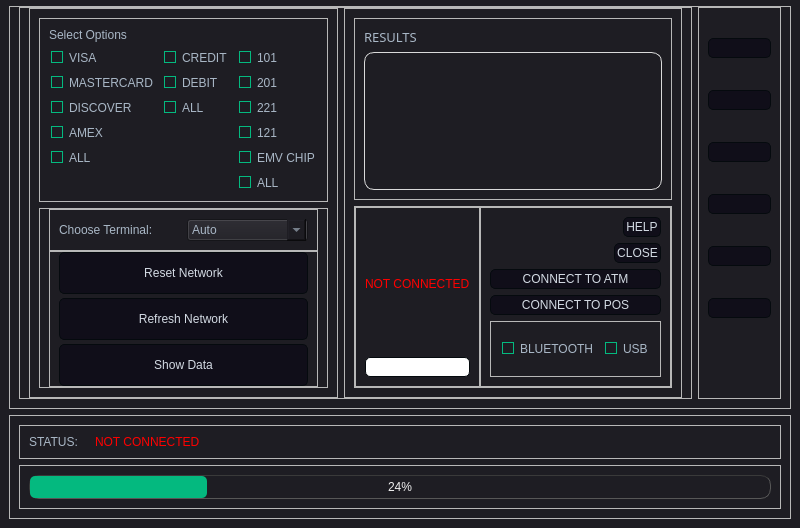
<?xml version="1.0" encoding="UTF-8"?>
<ui version="4.0">
 <class>MainWindow</class>
 <widget class="QMainWindow" name="MainWindow">
  <property name="geometry">
   <rect>
    <x>0</x>
    <y>0</y>
    <width>800</width>
    <height>526</height>
   </rect>
  </property>
  <property name="windowTitle">
   <string>BETA GSM RECIEVER ATM NETWORK 1.1</string>
  </property>
  <property name="styleSheet">
   <string notr="true">
QMainWindow {
	background-color:#1e1d23;
}
QDialog {
	background-color:#1e1d23;
}
QColorDialog {
	background-color:#1e1d23;
}
QTextEdit {
	background-color:#1e1d23;
	color: #a9b7c6;
}
QPlainTextEdit {
	selection-background-color:#007b50;
	background-color:#1e1d23;
	border-style: solid;
	border-top-color: transparent;
	border-right-color: transparent;
	border-left-color: transparent;
	border-bottom-color: transparent;
	border-width: 1px;
	color: #a9b7c6;
}
QPushButton{
	border-style: solid;
	border-top-color: transparent;
	border-right-color: transparent;
	border-left-color: transparent;
	border-bottom-color: transparent;
	border-width: 1px;
	border-style: solid;
	color: #a9b7c6;
	padding: 2px;
	background-color: #1e1d23;
}
QPushButton::default{
	border-style: inset;
	border-top-color: transparent;
	border-right-color: transparent;
	border-left-color: transparent;
	border-bottom-color: #04b97f;
	border-width: 1px;
	color: #a9b7c6;
	padding: 2px;
	background-color: #1e1d23;
}
QToolButton {
	border-style: solid;
	border-top-color: transparent;
	border-right-color: transparent;
	border-left-color: transparent;
	border-bottom-color: #04b97f;
	border-bottom-width: 1px;
	border-style: solid;
	color: #a9b7c6;
	padding: 2px;
	background-color: #1e1d23;
}
QToolButton:hover{
	border-style: solid;
	border-top-color: transparent;
	border-right-color: transparent;
	border-left-color: transparent;
	border-bottom-color: #37efba;
	border-bottom-width: 2px;
	border-style: solid;
	color: #FFFFFF;
	padding-bottom: 1px;
	background-color: #1e1d23;
}
QPushButton:hover{
	border-style: solid;
	border-top-color: transparent;
	border-right-color: transparent;
	border-left-color: transparent;
	border-bottom-color: #37efba;
	border-bottom-width: 1px;
	border-style: solid;
	color: #FFFFFF;
	padding-bottom: 2px;
	background-color: #1e1d23;
}
QPushButton:pressed{
	border-style: solid;
	border-top-color: transparent;
	border-right-color: transparent;
	border-left-color: transparent;
	border-bottom-color: #37efba;
	border-bottom-width: 2px;
	border-style: solid;
	color: #37efba;
	padding-bottom: 1px;
	background-color: #1e1d23;
}
QPushButton:disabled{
	border-style: solid;
	border-top-color: transparent;
	border-right-color: transparent;
	border-left-color: transparent;
	border-bottom-color: #808086;
	border-bottom-width: 2px;
	border-style: solid;
	color: #808086;
	padding-bottom: 1px;
	background-color: #1e1d23;
}
QLineEdit {
	border-width: 1px; border-radius: 4px;
	border-color: rgb(58, 58, 58);
	border-style: inset;
	padding: 0 8px;
	color: #a9b7c6;
	background:#1e1d23;
	selection-background-color:#007b50;
	selection-color: #FFFFFF;
}
QLabel {
	color: #a9b7c6;
}
QLCDNumber {
	color: #37e6b4;
}
QProgressBar {
	text-align: center;
	color: rgb(240, 240, 240);
	border-width: 1px; 
	border-radius: 10px;
	border-color: rgb(58, 58, 58);
	border-style: inset;
	background-color:#1e1d23;
}
QProgressBar::chunk {
	background-color: #04b97f;
	border-radius: 5px;
}
QMenuBar {
	background-color: #1e1d23;
}
QMenuBar::item {
	color: #a9b7c6;
  	spacing: 3px;
  	padding: 1px 4px;
  	background: #1e1d23;
}

QMenuBar::item:selected {
  	background:#1e1d23;
	color: #FFFFFF;
}
QMenu::item:selected {
	border-style: solid;
	border-top-color: transparent;
	border-right-color: transparent;
	border-left-color: #04b97f;
	border-bottom-color: transparent;
	border-left-width: 2px;
	color: #FFFFFF;
	padding-left:15px;
	padding-top:4px;
	padding-bottom:4px;
	padding-right:7px;
	background-color: #1e1d23;
}
QMenu::item {
	border-style: solid;
	border-top-color: transparent;
	border-right-color: transparent;
	border-left-color: transparent;
	border-bottom-color: transparent;
	border-bottom-width: 1px;
	border-style: solid;
	color: #a9b7c6;
	padding-left:17px;
	padding-top:4px;
	padding-bottom:4px;
	padding-right:7px;
	background-color: #1e1d23;
}
QMenu{
	background-color:#1e1d23;
}
QTabWidget {
	color:rgb(0,0,0);
	background-color:#1e1d23;
}
QTabWidget::pane {
		border-color: rgb(77,77,77);
		background-color:#1e1d23;
		border-style: solid;
		border-width: 1px;
    	border-radius: 6px;
}
QTabBar::tab {
	border-style: solid;
	border-top-color: transparent;
	border-right-color: transparent;
	border-left-color: transparent;
	border-bottom-color: transparent;
	border-bottom-width: 1px;
	border-style: solid;
	color: #808086;
	padding: 3px;
	margin-left:3px;
	background-color: #1e1d23;
}
QTabBar::tab:selected, QTabBar::tab:last:selected, QTabBar::tab:hover {
  	border-style: solid;
	border-top-color: transparent;
	border-right-color: transparent;
	border-left-color: transparent;
	border-bottom-color: #04b97f;
	border-bottom-width: 2px;
	border-style: solid;
	color: #FFFFFF;
	padding-left: 3px;
	padding-bottom: 2px;
	margin-left:3px;
	background-color: #1e1d23;
}

QCheckBox {
	color: #a9b7c6;
	padding: 2px;
}
QCheckBox:disabled {
	color: #808086;
	padding: 2px;
}

QCheckBox:hover {
	border-radius:4px;
	border-style:solid;
	padding-left: 1px;
	padding-right: 1px;
	padding-bottom: 1px;
	padding-top: 1px;
	border-width:1px;
	border-color: rgb(87, 97, 106);
	background-color:#1e1d23;
}
QCheckBox::indicator:checked {

	height: 10px;
	width: 10px;
	border-style:solid;
	border-width: 1px;
	border-color: #04b97f;
	color: #a9b7c6;
	background-color: #04b97f;
}
QCheckBox::indicator:unchecked {

	height: 10px;
	width: 10px;
	border-style:solid;
	border-width: 1px;
	border-color: #04b97f;
	color: #a9b7c6;
	background-color: transparent;
}
QRadioButton {
	color: #a9b7c6;
	background-color: #1e1d23;
	padding: 1px;
}
QRadioButton::indicator:checked {
	height: 10px;
	width: 10px;
	border-style:solid;
	border-radius:5px;
	border-width: 1px;
	border-color: #04b97f;
	color: #a9b7c6;
	background-color: #04b97f;
}
QRadioButton::indicator:!checked {
	height: 10px;
	width: 10px;
	border-style:solid;
	border-radius:5px;
	border-width: 1px;
	border-color: #04b97f;
	color: #a9b7c6;
	background-color: transparent;
}
QStatusBar {
	color:#027f7f;
}
QSpinBox {
	color: #a9b7c6;	
	background-color: #1e1d23;
}
QDoubleSpinBox {
	color: #a9b7c6;	
	background-color: #1e1d23;
}
QTimeEdit {
	color: #a9b7c6;	
	background-color: #1e1d23;
}
QDateTimeEdit {
	color: #a9b7c6;	
	background-color: #1e1d23;
}
QDateEdit {
	color: #a9b7c6;	
	background-color: #1e1d23;
}
QComboBox {
	color: #a9b7c6;	
	background: #1e1d23;
}
QComboBox:editable {
	background: #1e1d23;
	color: #a9b7c6;
	selection-background-color: #1e1d23;
}
QComboBox QAbstractItemView {
	color: #a9b7c6;	
	background: #1e1d23;
	selection-color: #FFFFFF;
	selection-background-color: #1e1d23;
}
QComboBox:!editable:on, QComboBox::drop-down:editable:on {
	color: #a9b7c6;	
	background: #1e1d23;
}
QFontComboBox {
	color: #a9b7c6;	
	background-color: #1e1d23;
}
QToolBox {
	color: #a9b7c6;
	background-color: #1e1d23;
}
QToolBox::tab {
	color: #a9b7c6;
	background-color: #1e1d23;
}
QToolBox::tab:selected {
	color: #FFFFFF;
	background-color: #1e1d23;
}
QScrollArea {
	color: #FFFFFF;
	background-color: #1e1d23;
}
QSlider::groove:horizontal {
	height: 5px;
	background: #04b97f;
}
QSlider::groove:vertical {
	width: 5px;
	background: #04b97f;
}
QSlider::handle:horizontal {
	background: qlineargradient(x1:0, y1:0, x2:1, y2:1, stop:0 #b4b4b4, stop:1 #8f8f8f);
	border: 1px solid #5c5c5c;
	width: 14px;
	margin: -5px 0;
	border-radius: 7px;
}
QSlider::handle:vertical {
	background: qlineargradient(x1:1, y1:1, x2:0, y2:0, stop:0 #b4b4b4, stop:1 #8f8f8f);
	border: 1px solid #5c5c5c;
	height: 14px;
	margin: 0 -5px;
	border-radius: 7px;
}
QSlider::add-page:horizontal {
    background: white;
}
QSlider::add-page:vertical {
    background: white;
}
QSlider::sub-page:horizontal {
    background: #04b97f;
}
QSlider::sub-page:vertical {
    background: #04b97f;
}


QPushButton{
	border-style: solid;
	border-color: #050a0e;
	border-width: 1px;
	border-radius: 5px;
	color: #d3dae3;
	padding: 2px;
	background-color: #100E19;
}
QPushButton::default{
	border-style: solid;
	border-color: #050a0e;
	border-width: 1px;
	border-radius: 5px;
	color: #FFFFFF;
	padding: 2px;
	background-color: #151a1e;
}
QPushButton:hover{
	border-style: solid;
	border-top-color: qlineargradient(spread:pad, x1:0, y1:1, x2:1, y2:1, stop:0 #C0DB50, stop:0.4 #C0DB50, stop:0.5 #100E19, stop:1 #100E19);
    border-bottom-color: qlineargradient(spread:pad, x1:0, y1:1, x2:1, y2:1, stop:0 #100E19, stop:0.5 #100E19, stop:0.6 #C0DB50, stop:1 #C0DB50);
    border-left-color: qlineargradient(spread:pad, x1:0, y1:0, x2:0, y2:1, stop:0 #C0DB50, stop:0.3 #C0DB50, stop:0.7 #100E19, stop:1 #100E19);
    border-right-color: qlineargradient(spread:pad, x1:0, y1:1, x2:0, y2:0, stop:0 #C0DB50, stop:0.3 #C0DB50, stop:0.7 #100E19, stop:1 #100E19);
	border-width: 2px;
    border-radius: 1px;
	color: #d3dae3;
	padding: 2px;
}
QPushButton:pressed{
	border-style: solid;
	border-top-color: qlineargradient(spread:pad, x1:0, y1:1, x2:1, y2:1, stop:0 #d33af1, stop:0.4 #d33af1, stop:0.5 #100E19, stop:1 #100E19);
    border-bottom-color: qlineargradient(spread:pad, x1:0, y1:1, x2:1, y2:1, stop:0 #100E19, stop:0.5 #100E19, stop:0.6 #d33af1, stop:1 #d33af1);
    border-left-color: qlineargradient(spread:pad, x1:0, y1:0, x2:0, y2:1, stop:0 #d33af1, stop:0.3 #d33af1, stop:0.7 #100E19, stop:1 #100E19);
    border-right-color: qlineargradient(spread:pad, x1:0, y1:1, x2:0, y2:0, stop:0 #d33af1, stop:0.3 #d33af1, stop:0.7 #100E19, stop:1 #100E19);
	border-width: 2px;
    border-radius: 1px;
	color: #d3dae3;
	padding: 2px;
}</string>
  </property>
  <widget class="QWidget" name="centralwidget">
   <property name="styleSheet">
    <string notr="true"/>
   </property>
   <layout class="QVBoxLayout" name="verticalLayout" stretch="0,5,1">
    <property name="topMargin">
     <number>0</number>
    </property>
    <item>
     <widget class="QFrame" name="frame">
      <property name="frameShape">
       <enum>QFrame::StyledPanel</enum>
      </property>
      <property name="frameShadow">
       <enum>QFrame::Raised</enum>
      </property>
     </widget>
    </item>
    <item>
     <widget class="QFrame" name="frame_2">
      <property name="frameShape">
       <enum>QFrame::StyledPanel</enum>
      </property>
      <property name="frameShadow">
       <enum>QFrame::Raised</enum>
      </property>
      <layout class="QHBoxLayout" name="horizontalLayout_2" stretch="4,1">
       <property name="topMargin">
        <number>0</number>
       </property>
       <item>
        <widget class="QFrame" name="frame_6">
         <property name="frameShape">
          <enum>QFrame::StyledPanel</enum>
         </property>
         <property name="frameShadow">
          <enum>QFrame::Raised</enum>
         </property>
         <layout class="QHBoxLayout" name="horizontalLayout_3" stretch="1,1">
          <property name="topMargin">
           <number>0</number>
          </property>
          <property name="bottomMargin">
           <number>0</number>
          </property>
          <item>
           <widget class="QFrame" name="frame_8">
            <property name="frameShape">
             <enum>QFrame::StyledPanel</enum>
            </property>
            <property name="frameShadow">
             <enum>QFrame::Raised</enum>
            </property>
            <layout class="QVBoxLayout" name="verticalLayout_8">
             <item>
              <widget class="QFrame" name="frame_15">
               <property name="frameShape">
                <enum>QFrame::StyledPanel</enum>
               </property>
               <property name="frameShadow">
                <enum>QFrame::Raised</enum>
               </property>
               <layout class="QGridLayout" name="gridLayout">
                <item row="2" column="0">
                 <widget class="QCheckBox" name="masterCardCheckBox">
                  <property name="text">
                   <string>MASTERCARD</string>
                  </property>
                 </widget>
                </item>
                <item row="1" column="2">
                 <widget class="QCheckBox" name="checkBox101">
                  <property name="text">
                   <string>101</string>
                  </property>
                 </widget>
                </item>
                <item row="1" column="0">
                 <widget class="QCheckBox" name="visaCheckBox">
                  <property name="text">
                   <string>VISA</string>
                  </property>
                 </widget>
                </item>
                <item row="2" column="1">
                 <widget class="QCheckBox" name="debitCheckBox">
                  <property name="text">
                   <string>DEBIT</string>
                  </property>
                 </widget>
                </item>
                <item row="1" column="1">
                 <widget class="QCheckBox" name="creditCheckBox">
                  <property name="text">
                   <string>CREDIT</string>
                  </property>
                 </widget>
                </item>
                <item row="3" column="0">
                 <widget class="QCheckBox" name="discoverCheckBox">
                  <property name="text">
                   <string>DISCOVER</string>
                  </property>
                 </widget>
                </item>
                <item row="6" column="2">
                 <widget class="QCheckBox" name="emvChipCheckBox">
                  <property name="text">
                   <string>EMV CHIP</string>
                  </property>
                 </widget>
                </item>
                <item row="4" column="0">
                 <widget class="QCheckBox" name="amexCheckBox">
                  <property name="text">
                   <string>AMEX</string>
                  </property>
                 </widget>
                </item>
                <item row="3" column="1">
                 <widget class="QCheckBox" name="allDebitCreditCheckBox">
                  <property name="text">
                   <string>ALL</string>
                  </property>
                 </widget>
                </item>
                <item row="2" column="2">
                 <widget class="QCheckBox" name="checkBox201">
                  <property name="text">
                   <string>201</string>
                  </property>
                 </widget>
                </item>
                <item row="3" column="2">
                 <widget class="QCheckBox" name="checkBox221">
                  <property name="text">
                   <string>221</string>
                  </property>
                 </widget>
                </item>
                <item row="4" column="2">
                 <widget class="QCheckBox" name="checkBox121">
                  <property name="text">
                   <string>121</string>
                  </property>
                 </widget>
                </item>
                <item row="7" column="2">
                 <widget class="QCheckBox" name="allemvChipCheckBox">
                  <property name="text">
                   <string>ALL</string>
                  </property>
                 </widget>
                </item>
                <item row="6" column="0">
                 <widget class="QCheckBox" name="allVisaMasterCheckBox">
                  <property name="text">
                   <string>ALL</string>
                  </property>
                 </widget>
                </item>
                <item row="0" column="0">
                 <widget class="QLabel" name="label_7">
                  <property name="styleSheet">
                   <string notr="true">
font: 10pt &quot;Montserrat ExtraBold&quot;;</string>
                  </property>
                  <property name="text">
                   <string>Select Options</string>
                  </property>
                 </widget>
                </item>
               </layout>
              </widget>
             </item>
             <item>
              <widget class="QFrame" name="frame_16">
               <property name="frameShape">
                <enum>QFrame::StyledPanel</enum>
               </property>
               <property name="frameShadow">
                <enum>QFrame::Raised</enum>
               </property>
               <layout class="QVBoxLayout" name="verticalLayout_9" stretch="1,3">
                <property name="spacing">
                 <number>0</number>
                </property>
                <property name="topMargin">
                 <number>0</number>
                </property>
                <property name="bottomMargin">
                 <number>0</number>
                </property>
                <item>
                 <widget class="QFrame" name="frame_17">
                  <property name="frameShape">
                   <enum>QFrame::StyledPanel</enum>
                  </property>
                  <property name="frameShadow">
                   <enum>QFrame::Raised</enum>
                  </property>
                  <layout class="QHBoxLayout" name="horizontalLayout_6">
                   <item>
                    <widget class="QLabel" name="label_6">
                     <property name="text">
                      <string>Choose Terminal:</string>
                     </property>
                    </widget>
                   </item>
                   <item>
                    <widget class="QComboBox" name="chooseTerminalComboBox">
                     <item>
                      <property name="text">
                       <string>Auto</string>
                      </property>
                     </item>
                     <item>
                      <property name="text">
                       <string>Manual</string>
                      </property>
                     </item>
                     <item>
                      <property name="text">
                       <string>Proxy</string>
                      </property>
                     </item>
                    </widget>
                   </item>
                  </layout>
                 </widget>
                </item>
                <item>
                 <widget class="QFrame" name="frame_18">
                  <property name="styleSheet">
                   <string notr="true">QPushButton {
padding: 13px 5px;
}</string>
                  </property>
                  <property name="frameShape">
                   <enum>QFrame::StyledPanel</enum>
                  </property>
                  <property name="frameShadow">
                   <enum>QFrame::Raised</enum>
                  </property>
                  <layout class="QVBoxLayout" name="verticalLayout_10">
                   <property name="spacing">
                    <number>4</number>
                   </property>
                   <property name="topMargin">
                    <number>0</number>
                   </property>
                   <property name="bottomMargin">
                    <number>0</number>
                   </property>
                   <item>
                    <widget class="QPushButton" name="resetNetworkBtn">
                     <property name="text">
                      <string>Reset Network</string>
                     </property>
                    </widget>
                   </item>
                   <item>
                    <widget class="QPushButton" name="refreshNetworkBtn">
                     <property name="text">
                      <string>Refresh Network</string>
                     </property>
                    </widget>
                   </item>
                   <item>
                    <widget class="QPushButton" name="showDataBtn">
                     <property name="text">
                      <string>Show Data</string>
                     </property>
                    </widget>
                   </item>
                  </layout>
                 </widget>
                </item>
               </layout>
              </widget>
             </item>
            </layout>
           </widget>
          </item>
          <item>
           <widget class="QFrame" name="frame_9">
            <property name="frameShape">
             <enum>QFrame::StyledPanel</enum>
            </property>
            <property name="frameShadow">
             <enum>QFrame::Raised</enum>
            </property>
            <layout class="QVBoxLayout" name="verticalLayout_5" stretch="1,1">
             <item>
              <widget class="QFrame" name="frame_10">
               <property name="styleSheet">
                <string notr="true"/>
               </property>
               <property name="frameShape">
                <enum>QFrame::StyledPanel</enum>
               </property>
               <property name="frameShadow">
                <enum>QFrame::Raised</enum>
               </property>
               <layout class="QVBoxLayout" name="verticalLayout_7">
                <item>
                 <widget class="QLabel" name="label_3">
                  <property name="font">
                   <font>
                    <family>Montserrat ExtraBold</family>
                    <pointsize>10</pointsize>
                    <weight>50</weight>
                    <italic>false</italic>
                    <bold>false</bold>
                   </font>
                  </property>
                  <property name="styleSheet">
                   <string notr="true">
font: 10pt &quot;Montserrat ExtraBold&quot;;</string>
                  </property>
                  <property name="text">
                   <string>RESULTS</string>
                  </property>
                 </widget>
                </item>
                <item>
                 <widget class="QPlainTextEdit" name="resultsPlainText">
                  <property name="styleSheet">
                   <string notr="true">border: 1px solid rgb(218, 218, 218);
border-radius: 10px;</string>
                  </property>
                  <property name="plainText">
                   <string/>
                  </property>
                 </widget>
                </item>
               </layout>
              </widget>
             </item>
             <item>
              <widget class="QFrame" name="frame_11">
               <property name="frameShape">
                <enum>QFrame::StyledPanel</enum>
               </property>
               <property name="frameShadow">
                <enum>QFrame::Raised</enum>
               </property>
               <layout class="QHBoxLayout" name="horizontalLayout_4">
                <property name="spacing">
                 <number>0</number>
                </property>
                <property name="leftMargin">
                 <number>0</number>
                </property>
                <property name="topMargin">
                 <number>0</number>
                </property>
                <property name="rightMargin">
                 <number>0</number>
                </property>
                <property name="bottomMargin">
                 <number>0</number>
                </property>
                <item>
                 <widget class="QFrame" name="frame_12">
                  <property name="frameShape">
                   <enum>QFrame::StyledPanel</enum>
                  </property>
                  <property name="frameShadow">
                   <enum>QFrame::Raised</enum>
                  </property>
                  <layout class="QVBoxLayout" name="verticalLayout_11">
                   <item>
                    <widget class="QLabel" name="label_4">
                     <property name="styleSheet">
                      <string notr="true">color: rgb(255, 0, 0);
font: 10pt &quot;Montserrat ExtraBold&quot;;</string>
                     </property>
                     <property name="text">
                      <string>NOT CONNECTED</string>
                     </property>
                    </widget>
                   </item>
                   <item>
                    <widget class="QPushButton" name="mainIconBtn">
                     <property name="styleSheet">
                      <string notr="true">
background-color: white;
</string>
                     </property>
                     <property name="text">
                      <string/>
                     </property>
                     <property name="icon">
                      <iconset resource="resources.qrc">
                       <normaloff>:/icons/icons/MAIN MIDDLE LOGO.png</normaloff>:/icons/icons/MAIN MIDDLE LOGO.png</iconset>
                     </property>
                     <property name="iconSize">
                      <size>
                       <width>50</width>
                       <height>50</height>
                      </size>
                     </property>
                    </widget>
                   </item>
                  </layout>
                 </widget>
                </item>
                <item>
                 <widget class="QFrame" name="frame_13">
                  <property name="frameShape">
                   <enum>QFrame::StyledPanel</enum>
                  </property>
                  <property name="frameShadow">
                   <enum>QFrame::Raised</enum>
                  </property>
                  <layout class="QVBoxLayout" name="verticalLayout_6">
                   <item alignment="Qt::AlignRight">
                    <widget class="QPushButton" name="helpBtn">
                     <property name="text">
                      <string>HELP</string>
                     </property>
                    </widget>
                   </item>
                   <item alignment="Qt::AlignRight">
                    <widget class="QPushButton" name="closeBtn">
                     <property name="text">
                      <string>CLOSE</string>
                     </property>
                    </widget>
                   </item>
                   <item>
                    <widget class="QPushButton" name="connectToATMBtn">
                     <property name="text">
                      <string>CONNECT TO ATM</string>
                     </property>
                    </widget>
                   </item>
                   <item>
                    <widget class="QPushButton" name="connectToPOSBtn">
                     <property name="text">
                      <string>CONNECT TO POS</string>
                     </property>
                    </widget>
                   </item>
                   <item>
                    <widget class="QFrame" name="frame_14">
                     <property name="frameShape">
                      <enum>QFrame::StyledPanel</enum>
                     </property>
                     <property name="frameShadow">
                      <enum>QFrame::Raised</enum>
                     </property>
                     <layout class="QHBoxLayout" name="horizontalLayout_5">
                      <item>
                       <widget class="QCheckBox" name="bluetoothCheckBox">
                        <property name="text">
                         <string>BLUETOOTH</string>
                        </property>
                       </widget>
                      </item>
                      <item>
                       <widget class="QCheckBox" name="usbCheckBox">
                        <property name="text">
                         <string>USB</string>
                        </property>
                       </widget>
                      </item>
                     </layout>
                    </widget>
                   </item>
                  </layout>
                 </widget>
                </item>
               </layout>
              </widget>
             </item>
            </layout>
           </widget>
          </item>
         </layout>
        </widget>
       </item>
       <item>
        <widget class="QFrame" name="frame_7">
         <property name="styleSheet">
          <string notr="true"/>
         </property>
         <property name="frameShape">
          <enum>QFrame::StyledPanel</enum>
         </property>
         <property name="frameShadow">
          <enum>QFrame::Raised</enum>
         </property>
         <layout class="QVBoxLayout" name="verticalLayout_4">
          <property name="spacing">
           <number>2</number>
          </property>
          <property name="topMargin">
           <number>0</number>
          </property>
          <property name="bottomMargin">
           <number>50</number>
          </property>
          <item>
           <widget class="QPushButton" name="exitBtn">
            <property name="acceptDrops">
             <bool>true</bool>
            </property>
            <property name="toolTip">
             <string>Exit the Application</string>
            </property>
            <property name="text">
             <string/>
            </property>
            <property name="icon">
             <iconset resource="resources.qrc">
              <normaloff>:/icons/icons/EXIT LOGO.png</normaloff>:/icons/icons/EXIT LOGO.png</iconset>
            </property>
            <property name="iconSize">
             <size>
              <width>40</width>
              <height>30</height>
             </size>
            </property>
           </widget>
          </item>
          <item>
           <widget class="QPushButton" name="readBtn">
            <property name="toolTip">
             <string>Read</string>
            </property>
            <property name="text">
             <string/>
            </property>
            <property name="icon">
             <iconset resource="resources.qrc">
              <normaloff>:/icons/icons/READ ICON.png</normaloff>:/icons/icons/READ ICON.png</iconset>
            </property>
            <property name="iconSize">
             <size>
              <width>30</width>
              <height>30</height>
             </size>
            </property>
           </widget>
          </item>
          <item>
           <widget class="QPushButton" name="connectBtn">
            <property name="toolTip">
             <string>Connect</string>
            </property>
            <property name="text">
             <string/>
            </property>
            <property name="icon">
             <iconset resource="resources.qrc">
              <normaloff>:/icons/icons/CONNECT LOGO.png</normaloff>:/icons/icons/CONNECT LOGO.png</iconset>
            </property>
            <property name="iconSize">
             <size>
              <width>30</width>
              <height>30</height>
             </size>
            </property>
           </widget>
          </item>
          <item>
           <widget class="QPushButton" name="errorCheckBtn">
            <property name="toolTip">
             <string>Check Errors</string>
            </property>
            <property name="text">
             <string/>
            </property>
            <property name="icon">
             <iconset resource="resources.qrc">
              <normaloff>:/icons/icons/ERROR CHECK ICON.png</normaloff>:/icons/icons/ERROR CHECK ICON.png</iconset>
            </property>
            <property name="iconSize">
             <size>
              <width>30</width>
              <height>30</height>
             </size>
            </property>
           </widget>
          </item>
          <item>
           <widget class="QPushButton" name="saveDBBtn">
            <property name="toolTip">
             <string>Download DB</string>
            </property>
            <property name="text">
             <string/>
            </property>
            <property name="icon">
             <iconset resource="resources.qrc">
              <normaloff>:/icons/icons/SAVE DB ICON.png</normaloff>:/icons/icons/SAVE DB ICON.png</iconset>
            </property>
            <property name="iconSize">
             <size>
              <width>30</width>
              <height>30</height>
             </size>
            </property>
           </widget>
          </item>
          <item>
           <widget class="QPushButton" name="importDBBtn">
            <property name="toolTip">
             <string>Import DB</string>
            </property>
            <property name="text">
             <string/>
            </property>
            <property name="icon">
             <iconset resource="resources.qrc">
              <normaloff>:/icons/icons/IMPORT DB ICON.png</normaloff>:/icons/icons/IMPORT DB ICON.png</iconset>
            </property>
            <property name="iconSize">
             <size>
              <width>30</width>
              <height>30</height>
             </size>
            </property>
           </widget>
          </item>
         </layout>
        </widget>
       </item>
      </layout>
     </widget>
    </item>
    <item>
     <widget class="QFrame" name="frame_3">
      <property name="frameShape">
       <enum>QFrame::StyledPanel</enum>
      </property>
      <property name="frameShadow">
       <enum>QFrame::Raised</enum>
      </property>
      <layout class="QVBoxLayout" name="verticalLayout_2">
       <item>
        <widget class="QFrame" name="frame_4">
         <property name="frameShape">
          <enum>QFrame::StyledPanel</enum>
         </property>
         <property name="frameShadow">
          <enum>QFrame::Raised</enum>
         </property>
         <layout class="QHBoxLayout" name="horizontalLayout">
          <item>
           <widget class="QLabel" name="label">
            <property name="sizePolicy">
             <sizepolicy hsizetype="Maximum" vsizetype="Preferred">
              <horstretch>0</horstretch>
              <verstretch>0</verstretch>
             </sizepolicy>
            </property>
            <property name="minimumSize">
             <size>
              <width>60</width>
              <height>0</height>
             </size>
            </property>
            <property name="text">
             <string>STATUS:</string>
            </property>
           </widget>
          </item>
          <item>
           <widget class="QLabel" name="statusLabel">
            <property name="styleSheet">
             <string notr="true">color: rgb(255, 0, 0);
font: 10pt &quot;Montserrat ExtraBold&quot;;</string>
            </property>
            <property name="text">
             <string>NOT CONNECTED</string>
            </property>
           </widget>
          </item>
         </layout>
        </widget>
       </item>
       <item>
        <widget class="QFrame" name="frame_5">
         <property name="frameShape">
          <enum>QFrame::StyledPanel</enum>
         </property>
         <property name="frameShadow">
          <enum>QFrame::Raised</enum>
         </property>
         <layout class="QVBoxLayout" name="verticalLayout_3">
          <item>
           <widget class="QProgressBar" name="progressBar">
            <property name="value">
             <number>24</number>
            </property>
           </widget>
          </item>
         </layout>
        </widget>
       </item>
      </layout>
     </widget>
    </item>
   </layout>
  </widget>
 </widget>
 <resources>
  <include location="resources.qrc"/>
 </resources>
 <connections/>
</ui>
